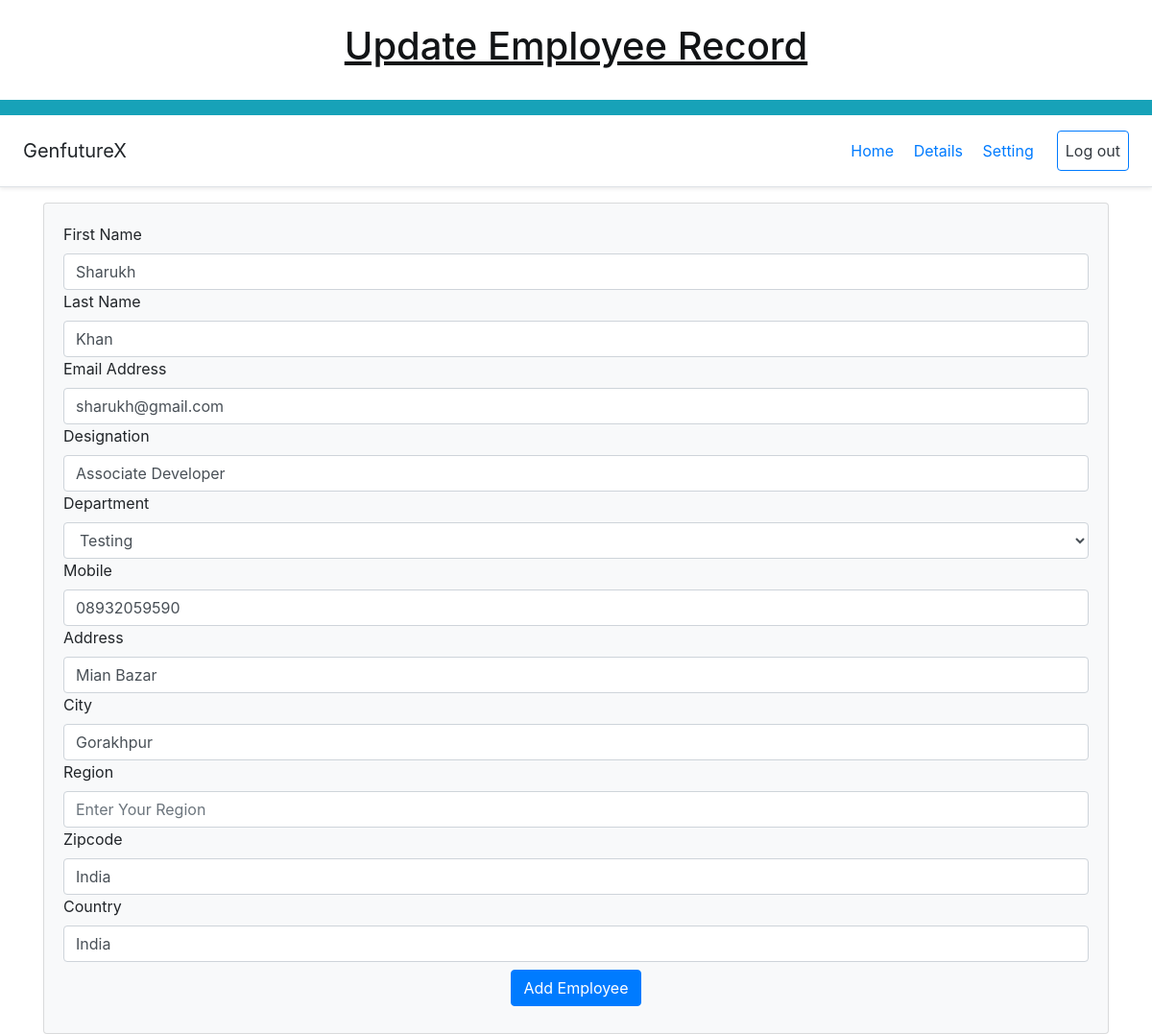
The app's page /update-employee/3 with its own data.
### app/models.py (models this page shows, shortened)
class Employee(models.Model):
    user = models.OneToOneField(CustomUser, null=True, blank=True, on_delete=models.CASCADE)
    email = models.EmailField(max_length=200, null=True, blank=True)
    first_name = models.CharField(max_length=50)
    last_name = models.CharField(max_length=50)
    designation = models.CharField(max_length=35)
    department = models.CharField(max_length=30,
                                  choices=[('development', 'Development'), ('testing', 'Testing'), ('ml', 'Ml')])
    mobile = models.CharField(max_length=15)
    address = models.CharField(max_length=200, null=True, blank=True)
    city = models.CharField(max_length=200, null=True, blank=True)
    region = models.CharField(max_length=200, null=True, blank=True)
    country = models.CharField(max_length=200, null=True, blank=True)
    zipcode = models.CharField(max_length=200, null=True, blank=True)

class CustomUser(AbstractUser):
    USER_TYPE_CHOICES = (
        (1, 'Admin'),
        (2, 'Employee')
    )
    user_type = models.IntegerField(choices=USER_TYPE_CHOICES, default=0)

### app/views.py (the view, shortened to what this page needs)
# urls.py: path("update-employee/<int:user_id>", views.update_employee, name='update_employee'),
def update_employee(request, user_id):
    user = CustomUser.objects.get(pk=user_id)
    employee = Employee.objects.get(user=user)
    return render(request, "update_employee.html",{'user':user, 'employee' : employee})

### templates/update_employee.html (shortened to what this page needs)
<!doctype html>
<html lang="en">
<head>
    <link rel="stylesheet" href="https://cdn.jsdelivr.net/npm/bootstrap@4.3.1/dist/css/bootstrap.min.css"
>
</head>
<body>
<a class="p-3 text-dark" href="/add_employee/"><h1 class="text-center">Update Employee Record</h1></a>
<nav class="navbar navbar-expand-lg navbar-light bg-info"></nav>
<div class="bg-nav text-red d-flex flex-column flex-md-row align-items-center p-3 px-md-4 mb-3 bg-white border-bottom shadow-sm">
    <h5 class="my-0 mr-md-auto font-weight-normal">GenfutureX</h5>
    <nav class="my-2 my-md-0 mr-md-3 text-dark">
        <a class="p-2 text-dard" href="/">Home</a>
        <a class="p-2 text-dard" href="/add_employee/>Add Student</a>
        <a class=" p-2 text-dard" href="#">Details</a>
        <a class="p-2 text-dard" href="#">Setting</a>
    </nav>
    <a class="btn btn-outline-primary p-2 text-dark" href="/logout">Log out</a>
</div>
<div class="container">
    <div class="row">
        <div class="col-md 12">
            <div class="card bg-light">
                <div class="card-body">
                    <form action="/update-employee/{{user.id}}" method="POST">
                        <div class="md-3">
                            <label for="first_name">First Name</label>
                            <input name="first_name" type="text" id="first_name" class="form-control"
                                   placeholder="Enter Your First Name" required value="{{employee.first_name}}">
                        </div>
                        <div class="md-3">
                            <label for="last_name">Last Name</label>
                            <input name="last_name" type="text" id="last_name" class="form-control"
                                   placeholder="Enter Your Last Name" required value="{{employee.last_name}}">
                        </div>
                        <div>
                            <div class="md-3">
                                <label for="email">Email Address</label>
                                <input name="email" type="text" id="email" class="form-control"
                                       placeholder="Enter Your Email Address" required value="{{user.email}}">
                            </div>
                            <div class="md-3">
                                <label for="designation">Designation</label>
                                <input name="designation" type="text" id="designation" class="form-control"
                                       placeholder="Enter Your Designation" required value="{{employee.designation}}">
                            </div>
                            <div class="md-3">
                                <label for="department">Department</label>
                                <select name="department" id="department" class="form-control" required>
                                    <option value="testing" {% if employee.department == 'testing' %} selected  {% endif %}>Testing</option>
                                </select>
                            </div>
                            <div>
                                <div class="md-3">
                                    <label for="mobile">Mobile</label>
                                    <input name="mobile" type="text" id="mobile" class="form-control"
                                           placeholder="Enter Your Mobile Number" required value="{{employee.mobile}}">
                                </div>
                                <div class="md-3">
                                    <label for="address">Address</label>
                                    <input name="address" type="text" id="address" class="form-control"
                                           placeholder="Enter Address" required value="{{employee.address}}">
                                </div>
                                <div class="md-3">
                                    <label for="city">City</label>
                                    <input name="city" type="text" id="city" class="form-control"
                                           placeholder="Enter Your First Name" required value="{{employee.city}}">
                                </div>
                                <div class="md-3">
                                    <label for="region">Region</label>
                                    <input name="region" type="text" id="region" class="form-control"
                                           placeholder="Enter Your Region" required>
                                </div>
                                <div class="md-3">
                                    <label for="zipcode">Zipcode</label>
                                    <input name="zipcode" type="text" id="zipcode" class="form-control"
                                          placeholder="Enter Your Zipcode" required value="{{employee.country}}">
                                </div>
                                <div class="md-3">
                                    <label for="country">Country</label>
                                    <input name="country" type="text" id="country" class="form-control"
                                          placeholder="Enter Your country" required value="{{employee.country}}">
                                </div>
                                <div class="container text-center my-2">
                                    <button class="btn btn-primary">
                                        Add Employee
                                    </button>
                                </div>
                    </form>
                </div>
            </div>
        </div>
    </div>
</div>
</body>
</html>

### records on screen
Employee: first_name "Sharukh", last_name "Khan", designation "Associate Developer", department "Testing", mobile "08932059590", address "Mian Bazar", city "Gorakhpur", zipcode "India", country "India"
CustomUser: email "sharukh@gmail.com"
